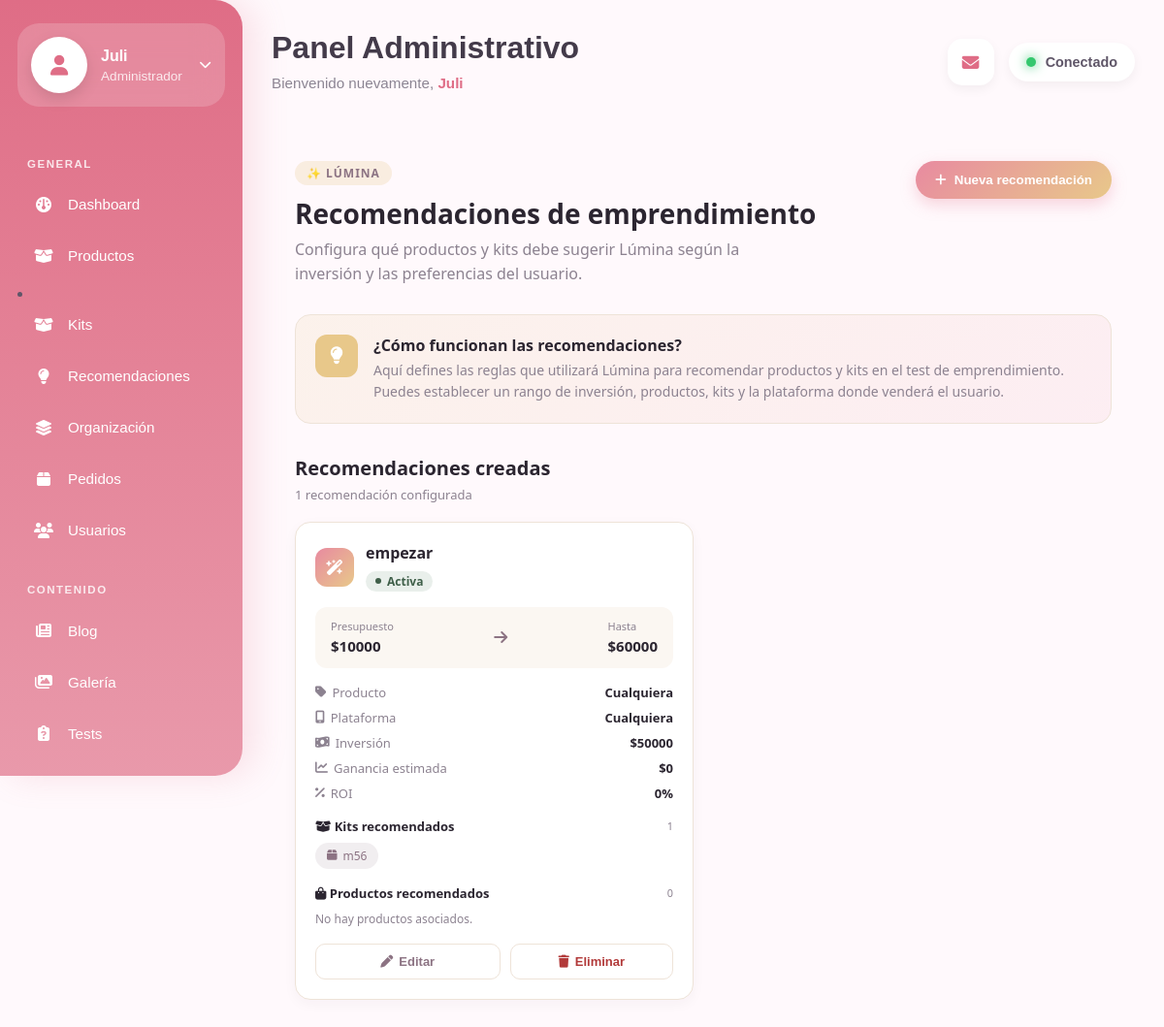
/dashboard/recomendaciones/ (signed in), run on an earlier commit of the app's database.
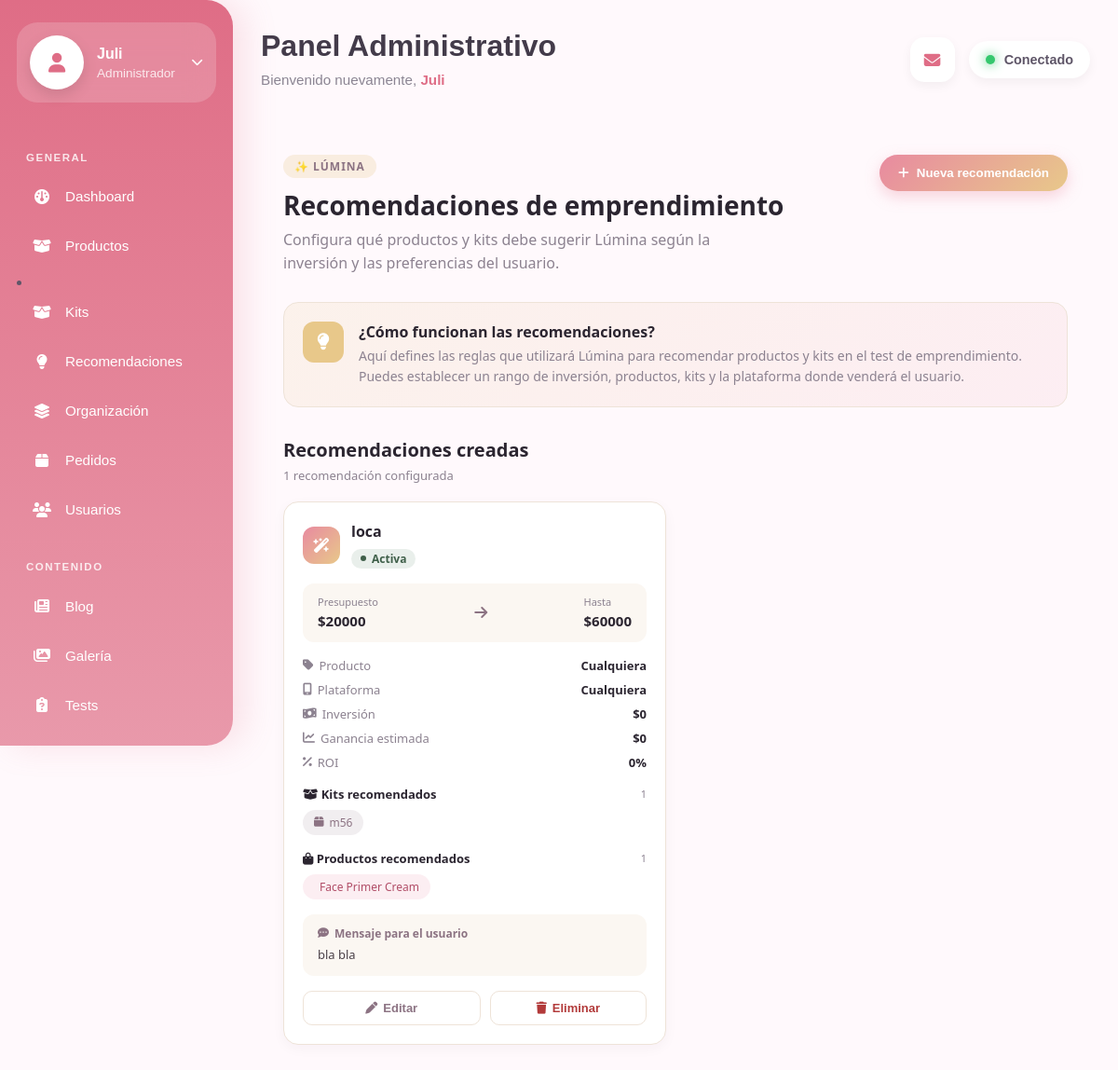
And on a later commit of the database.
### core/models.py (models this page shows, shortened)
class RecomendacionEmprendimiento(models.Model):
    PRODUCTOS_INTERES = [
        ("gloss", "Gloss"),
        ("skincare", "Skincare"),
        ("pestanas", "Pestañas"),
        ("kits", "Kits beauty"),
        ("maquillaje", "Maquillaje"),
        ("accesorios", "Accesorios"),
    ]
    PLATAFORMAS = [
        ("tiktok", "TikTok"),
        ("instagram", "Instagram"),
        ("whatsapp", "WhatsApp"),
    ]
    nombre = models.CharField(max_length=200)
    presupuesto_min = models.DecimalField(max_digits=12, decimal_places=2)
    presupuesto_max = models.DecimalField(max_digits=12, decimal_places=2)
    producto_interes = models.CharField(
        max_length=30,
        choices=PRODUCTOS_INTERES,
        blank=True,
        null=True,
    )
    plataforma = models.CharField(
        max_length=30,
        choices=PLATAFORMAS,
        blank=True,
        null=True,
    )
    kits = models.ManyToManyField(
        "Kit",
        blank=True,
        related_name="recomendaciones_emprendimiento",
    )
    productos = models.ManyToManyField(
        "Producto",
        blank=True,
        related_name="recomendaciones_emprendimiento",
    )
    inversion_estimada = models.DecimalField(
        max_digits=12, decimal_places=2, default=0
    )
    ganancia_estimada = models.DecimalField(
        max_digits=12, decimal_places=2, default=0
    )
    recomendacion = models.TextField(blank=True)
    activa = models.BooleanField(default=True)
    fecha_creacion = models.DateTimeField(auto_now_add=True)
    class Meta:
        ordering = ["presupuesto_min", "-fecha_creacion"]
        verbose_name = "Recomendación de emprendimiento"
        verbose_name_plural = "Recomendaciones de emprendimiento"
    @property
    def roi(self):
        if self.inversion_estimada and self.inversion_estimada > 0:
            return round(
                (self.ganancia_estimada / self.inversion_estimada) * 100, 2
            )
        return Decimal("0")

class Kit(models.Model):
    nombre = models.CharField(
        max_length=200
    )
    slug = models.SlugField(
        unique=True
    )
    sku = models.CharField(
        max_length=50,
        unique=True,
        blank=True,
        null=True,
        help_text="Código interno del kit. Si se deja vacío, se genera automáticamente."
    )
    stock = models.PositiveIntegerField(
        default=0,
        help_text="Unidades disponibles de este kit."
    )
    descripcion = models.TextField()
    imagen = models.ImageField(
        upload_to="kits/",
        blank=True,
        null=True
    )
    categoria = models.ForeignKey(
        Categoria,
        on_delete=models.SET_NULL,
        null=True,
        blank=True,
        related_name="kits"
    )
    activo = models.BooleanField(
        default=True
    )
    destacado = models.BooleanField(
        default=False
    )
    precio_personalizado = models.DecimalField(
        max_digits=12,
        decimal_places=2,
        blank=True,
        null=True,
        help_text="Campo legado. Usa descuento_personalizado para calcular el precio final."
    )
    descuento_personalizado = models.DecimalField(
        max_digits=5,
        decimal_places=2,
        default=0,
        validators=[
            MinValueValidator(Decimal("0")),
            MaxValueValidator(Decimal("100")),
        ],
        help_text="Porcentaje de descuento aplicado al precio normal del kit."
    )
    fecha_creacion = models.DateTimeField(
        auto_now_add=True
    )
    recomendar_test = models.BooleanField(
        default=False,
        help_text=(
            "Si está activo, este kit podrá aparecer "
            "en las recomendaciones del test de emprendimiento."
        )
    )
    inversion_minima = models.DecimalField(
        max_digits=12,
        decimal_places=2,
        default=0,
        help_text="Inversión mínima recomendada para este kit."
    )
    inversion_maxima = models.DecimalField(
        max_digits=12,
        decimal_places=2,
        default=0,
        help_text="Inversión máxima recomendada para este kit."
    )
    NIVEL_CHOICES = [
        ("principiante", "Principiante"),
        ("intermedio", "Intermedio"),
        ("avanzado", "Avanzado"),
    ]
    nivel_recomendado = models.CharField(
        max_length=20,
        choices=NIVEL_CHOICES,
        blank=True,
        default="",
        help_text="Nivel de emprendedor para el que se recomienda este kit."
    )
    PLATAFORMA_CHOICES = [
        ("tiktok", "TikTok"),
        ("instagram", "Instagram"),
        ("whatsapp", "WhatsApp"),
        ("todas", "Todas"),
    ]
    plataforma_recomendada = models.CharField(
        max_length=20,
        choices=PLATAFORMA_CHOICES,
        blank=True,
        default="",
        help_text="Plataforma donde se recomienda vender este kit."
    )
    tipo_negocio = models.CharField(
        max_length=100,
        blank=True,
        default="",
        help_text=(
            "Tipo de negocio o productos. "
            "Ej: Gloss, Skincare, Pestañas, Kits beauty."
        )
    )
    recomendacion_texto = models.TextField(
        blank=True,
        default="",
        help_text=(
            "Mensaje que verá el usuario cuando este kit "
            "sea recomendado por el test."
        )
    )
    productos = models.ManyToManyField(
        Producto,
        through="KitProducto",
        related_name="kits"
    )
    @property
    def precio_normal(self):
        return sum(
            (
                item.subtotal
                for item in self.items.all()
            ),
            Decimal("0")
        )
    @property
    def precio_final(self):
        if (
            self.descuento_personalizado
            and self.descuento_personalizado > 0
        ):
            descuento = (
                self.descuento_personalizado
                / Decimal("100")
            )
            return (
                self.precio_normal
                * (Decimal("1") - descuento)
            ).quantize(
                Decimal("0.01")
            )
        if self.precio_personalizado:
            return self.precio_personalizado
        return self.precio_normal

class Producto(models.Model):
    categoria = models.ForeignKey(
        Categoria,
        on_delete=models.SET_NULL,
        null=True,
        blank=True
    )
    marca = models.ForeignKey(
        Marca,
        on_delete=models.SET_NULL,
        null=True,
        blank=True
    )
    coleccion = models.ForeignKey(
        Coleccion,
        on_delete=models.SET_NULL,
        null=True,
        blank=True
    )
    nombre = models.CharField(
        max_length=200
    )
    slug = models.SlugField(
        unique=True
    )
    descripcion = models.TextField()
    info_extra = models.TextField(
        blank=True,
        null=True,
        help_text="Información adicional del producto (composición, modo de uso, cuidados, etc.)"
    )
    activo = models.BooleanField(
        default=True
    )
    precio_base = models.DecimalField(
        max_digits=12,
        decimal_places=2
    )
    costo_base = models.DecimalField(
        max_digits=12,
        decimal_places=2,
        default=0,
        help_text="Costo real del producto antes de aplicar margen de rentabilidad."
    )
    etiquetas = models.ManyToManyField(
        "Etiqueta",
        blank=True,
        related_name="productos"
    )
    fecha_creacion = models.DateTimeField(
        auto_now_add=True
    )

### core/views.py (the view, shortened to what this page needs)
@login_required
def dashboard_recomendaciones(request):
    recomendaciones = RecomendacionEmprendimiento.objects.prefetch_related(
        "kits", "productos"
    ).all()
    kits = Kit.objects.filter(activo=True)
    productos = Producto.objects.filter(activo=True)
    return render(
        request,
        "core/recomendaciones.html",
        {
            "recomendaciones": recomendaciones,
            "kits": kits,
            "productos": productos,
        },
    )

### core/context_processors.py (called while the page is built)
def carrito_context(request):
    cantidad_carrito = 0
    if request.user.is_authenticated:
        carrito = (
            Carrito.objects
            .filter(usuario=request.user)
            .first()
        )
        if carrito:
            cantidad_carrito = carrito.cantidad_total
    return {
        "cantidad_carrito": cantidad_carrito
    }

### core/models.py (called while the page is built)
    @property
    def subtotal(self):
        return self.producto.precio_base * self.cantidad

    @property
    def cantidad_total(self):
        return sum(
            item.cantidad
            for item in self.items.all()
        )

### core/templates/core/recomendaciones.html (shortened to what the changed rows need)
{% extends "core/dashboard.html" %}
{% load static %}
{% block content %}
<link rel="stylesheet" href="{% static 'css/recomendaciones.css' %}">
<div class="recomendaciones-page">
    <div class="page-header">
        <div>
            <h1>Recomendaciones de emprendimiento</h1>
        </div>
    </div>
    <section class="recommendations-section">
        <div class="section-title">
            <div>
                <h2>Recomendaciones creadas</h2>
            </div>
        </div>
        {% if recomendaciones %}
            <div class="recommendations-grid">
                {% for recomendacion in recomendaciones %}
                    <article class="recommendation-card">
                        <div class="recommendation-card-header">
                            <div class="recommendation-icon"><i class="fa-solid fa-wand-magic-sparkles"></i></div>
                            <div class="recommendation-title">
                                <h3>{{ recomendacion.nombre }}</h3>
                                {% if recomendacion.activa %}
                                    <span class="status active"><span></span>Activa</span>
                                {% else %}
                                    <span class="status inactive"><span></span>Inactiva</span>
                                {% endif %}
                            </div>
                        </div>
                        <div class="budget-box">
                            <div>
                                <span>Presupuesto</span>
                                <strong>${{ recomendacion.presupuesto_min|floatformat:0 }}</strong>
                            </div>
                            <i class="fa-solid fa-arrow-right"></i>
                            <div>
                                <span>Hasta</span>
                                <strong>${{ recomendacion.presupuesto_max|floatformat:0 }}</strong>
                            </div>
                        </div>
                        <div class="recommendation-info">
                            <div class="info-row">
                                <span><i class="fa-solid fa-tag"></i> Producto</span>
                                <strong>{% if recomendacion.producto_interes %}{{ recomendacion.get_producto_interes_display }}{% else %}Cualquiera{% endif %}</strong>
                            </div>
                            <div class="info-row">
                                <span><i class="fa-solid fa-mobile-screen"></i> Plataforma</span>
                                <strong>{% if recomendacion.plataforma %}{{ recomendacion.get_plataforma_display }}{% else %}Cualquiera{% endif %}</strong>
                            </div>
                            <div class="info-row">
                                <span><i class="fa-solid fa-money-bill-wave"></i> Inversión</span>
                                <strong>${{ recomendacion.inversion_estimada|floatformat:0 }}</strong>
                            </div>
                            <div class="info-row">
                                <span><i class="fa-solid fa-chart-line"></i> Ganancia estimada</span>
                                <strong>${{ recomendacion.ganancia_estimada|floatformat:0 }}</strong>
                            </div>
                            <div class="info-row">
                                <span><i class="fa-solid fa-percent"></i> ROI</span>
                                <strong>{{ recomendacion.roi|default:0 }}%</strong>
                            </div>
                        </div>
                        <div class="related-section">
                            <div class="related-title">
                                <span><i class="fa-solid fa-box-open"></i> Kits recomendados</span>
                                <small>{{ recomendacion.kits.count }}</small>
                            </div>
                            {% if recomendacion.kits.count %}
                                <div class="chips">
                                    {% for kit in recomendacion.kits.all %}
                                        <a href="{% url 'dashboard_kits' %}" class="chip chip-kit" title="Ir a Kits">
                                            <i class="fa-solid fa-box"></i> {{ kit.nombre }}
                                        </a>
                                    {% endfor %}
                                </div>
                            {% else %}
                                <p class="empty-related">No hay kits asociados.</p>
                            {% endif %}
                        </div>
                        <div class="related-section">
                            <div class="related-title">
                                <span><i class="fa-solid fa-bag-shopping"></i> Productos recomendados</span>
                                <small>{{ recomendacion.productos.count }}</small>
                            </div>
                            {% if recomendacion.productos.count %}
                                <div class="chips">
                                    {% for producto in recomendacion.productos.all %}
                                        <a href="{% url 'editar_producto' producto.id %}" class="chip chip-product" title="Editar producto">
                                             {{ producto.nombre }}
                                        </a>
                                    {% endfor %}
                                </div>
                            {% else %}
                                <p class="empty-related">No hay productos asociados.</p>
                            {% endif %}
                        </div>
                        {% if recomendacion.recomendacion %}
                            <div class="recommendation-text">
                                <div class="recommendation-text-title"><i class="fa-solid fa-comment-dots"></i> Mensaje para el usuario</div>
                                <p>{{ recomendacion.recomendacion }}</p>
                            </div>
                        {% endif %}
                        <div class="recommendation-actions">
                            <button
                                type="button"
                                class="btn-action btn-edit"
                                onclick="editarRecomendacion(
                                    '{{ recomendacion.id }}',
                                    '{{ recomendacion.nombre|escapejs }}',
                                    '{{ recomendacion.presupuesto_min }}',
                                    '{{ recomendacion.presupuesto_max }}',
                                    '{{ recomendacion.producto_interes|default:"" }}',
                                    '{{ recomendacion.plataforma|default:"" }}',
                                    '{{ recomendacion.recomendacion|default:""|escapejs }}',
                                    {% if recomendacion.activa %}true{% else %}false{% endif %},
                                    [{% for kit in recomendacion.kits.all %}{{ kit.id }}{% if not forloop.last %},{% endif %}{% endfor %}],
                                    [{% for producto in recomendacion.productos.all %}{{ producto.id }}{% if not forloop.last %},{% endif %}{% endfor %}]
                                )"
                            >
                                <i class="fa-solid fa-pen"></i> Editar
                            </button>
                            <form method="POST" action="{% url 'eliminar_recomendacion' recomendacion.id %}" class="delete-form" onsubmit="return confirmarEliminacion(event);">
                                <button type="submit" class="btn-action btn-delete">
                                    <i class="fa-solid fa-trash"></i> Eliminar
                                </button>
                            </form>
                        </div>
                    </article>
                {% endfor %}
            </div>
        {% endif %}
    </section>
</div>
{% endblock %}

What changed in the data, as far as the page shows it:
removed RecomendacionEmprendimiento: nombre "empezar", activa True (drawn), presupuesto_min "10000", presupuesto_max "60000", producto_interes "Cualquiera", plataforma "Cualquiera", inversion_estimada "50000", ganancia_estimada "0", roi "0", kits.count "1", productos.count "0", shows "No hay productos asociados.", Kit (nombre "m56")
added RecomendacionEmprendimiento: nombre "loca", activa True (drawn), presupuesto_min "20000", presupuesto_max "60000", shows "Cualquiera", inversion_estimada "0", ganancia_estimada "0", roi "0", kits.count "1", productos.count "1", recomendacion "bla bla", Kit (nombre "m56")
now on this page (row unchanged): Producto: nombre "Face Primer Cream"
